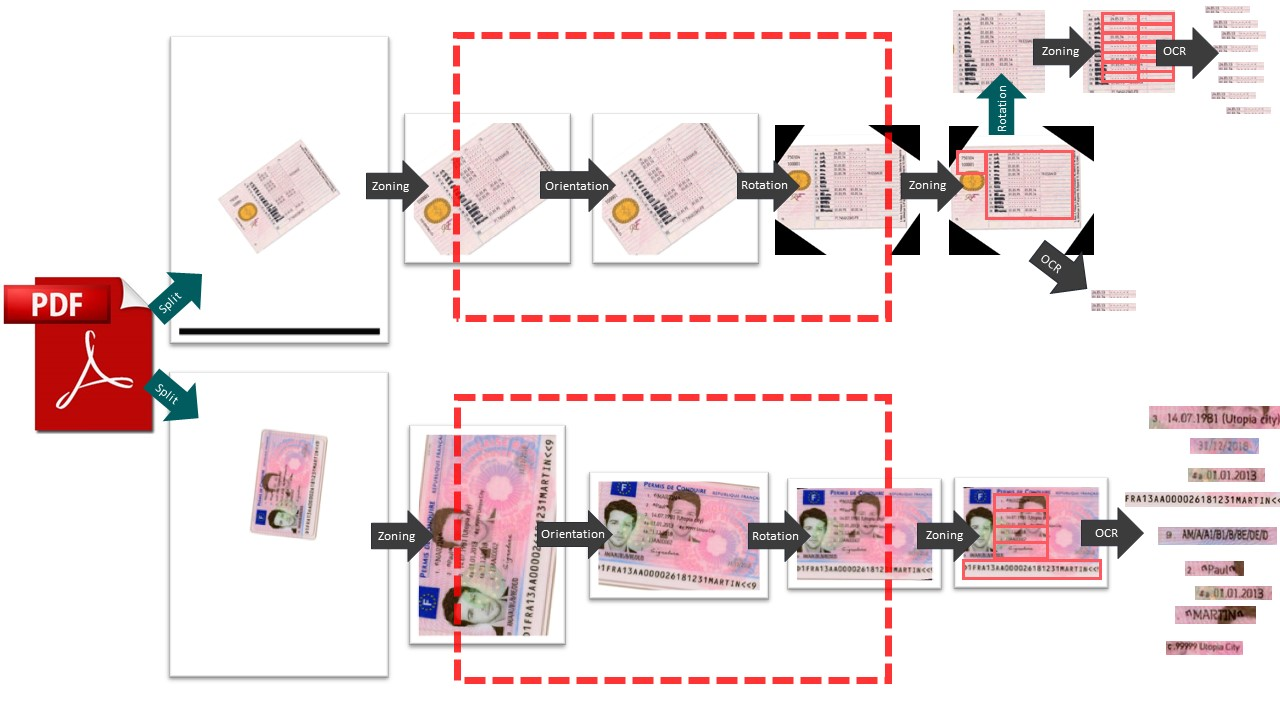
#> input picture 4-usecases/1-french-driver-license/1-new-license.JPG, 1280 x 720 px
$ python -i table.py   (imports and definitions only)   (older library calls are emulated)
#> lines starting #> are read from the running program, lines starting #| are printed output that depends on the picture; after the words box and inside, x2 and y2 are one past the last pixel; in counts of white or black regions, pixels touching at a corner belong together
#> further down, picture is the input picture: shape (720, 1280, 3); mean B, G, R 226.3, 225.4, 236.9
import math
import random

import cv2
import numpy as np


# [14 lines left out: functions pointInRect, random_color, not called in this run]

def find_contour(threshold, img2, destination_path="", min_area=5000, max_area=0.20):
    contours, _ = cv2.findContours(threshold, cv2.RETR_TREE,
                                   cv2.CHAIN_APPROX_SIMPLE)
    (h, w) = img2.shape[:2]
    x_middle = int(w /2)
    number_rect_left = 0
    number_rect_right = 0
    for cnt in contours:
        area = cv2.contourArea(cnt)
        if area > min_area:
            rect = cv2.minAreaRect(cnt)
            box = cv2.boxPoints(rect)
            box = np.int0(box)

            (p0, p1, p2, p3) = box
            line1 = math.sqrt(((p0[0] - p1[0]) ** 2) + ((p0[1] - p1[1]) ** 2))
            line2 = math.sqrt(((p1[0] - p2[0]) ** 2) + ((p1[1] - p2[1]) ** 2))

            if line1 > line2 and line1 / 30 > line2:
                continue
            elif line2 > line1 and line2 / 30 > line1:
                continue

            origin_area = h * w
            percentage_area_max = int(origin_area * max_area)
            area = line2 * line1
            if area > percentage_area_max:
                continue

            delta_x = p0[0] - p1[0]
            delta_y = p0[1] - p1[1]
            theta_radians = math.atan2(delta_y, delta_x) * 180 / math.pi
            reste = theta_radians % 90
            if (reste < 5) or (reste > 85):
                color = (random.randint(0, 255), random.randint(0, 255), random.randint(0, 255))
                cv2.drawContours(img2, [box], 0, color, 5)

                if p0[0] < x_middle or p1[0] < x_middle or p2[0] < x_middle or p3[0] < x_middle:
                    number_rect_right = number_rect_right + 1

                if p0[0] > x_middle or p1[0] > x_middle or p2[0] > x_middle or p3[0] > x_middle:
                    number_rect_left = number_rect_left + 1
    return img2, number_rect_right, number_rect_left

def sobel(img):
    scale = 1
    delta = 0
    ddepth = cv2.CV_16S
    grad_x = cv2.Sobel(img, ddepth, 1, 0, ksize=3, scale=scale, delta=delta, borderType=cv2.BORDER_DEFAULT)
    grad_y = cv2.Sobel(img, ddepth, 0, 1, ksize=3, scale=scale, delta=delta, borderType=cv2.BORDER_DEFAULT)
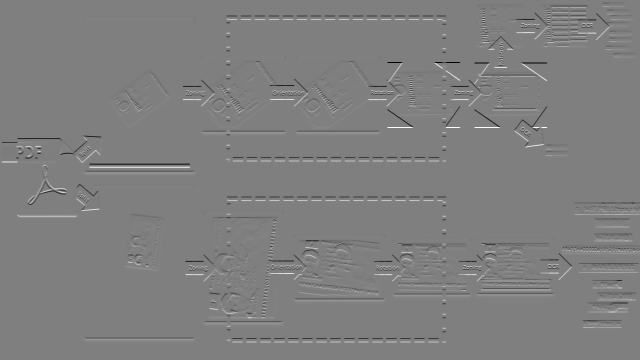
#> grad_y: shape (720, 1280) int16 (shown at 1/2 size); min -1020, max 1020, mean 0; drawn with min black and max white

    abs_grad_x = cv2.convertScaleAbs(grad_x)
    abs_grad_y = cv2.convertScaleAbs(grad_y)

    grad = cv2.addWeighted(abs_grad_x, 0.5, abs_grad_y, 0.5, 0)
    return grad

def extract_table(img, destination_path=""):
    img = img.copy()
    img = cv2.bilateralFilter(img, 9, 75, 75)
    if len(img.shape) != 2:
        gray = cv2.cvtColor(img, cv2.COLOR_BGR2GRAY)
    else:
        gray = img

    gray = sobel(gray)
    alpha = 3  # Contrast control (1.0-3.0)
    beta = 0  # Brightness control (0-100)
    gray = cv2.convertScaleAbs(gray, alpha=alpha, beta=beta)

    bw = cv2.adaptiveThreshold(gray, 255, cv2.ADAPTIVE_THRESH_MEAN_C,  cv2.THRESH_BINARY, 15, -2)
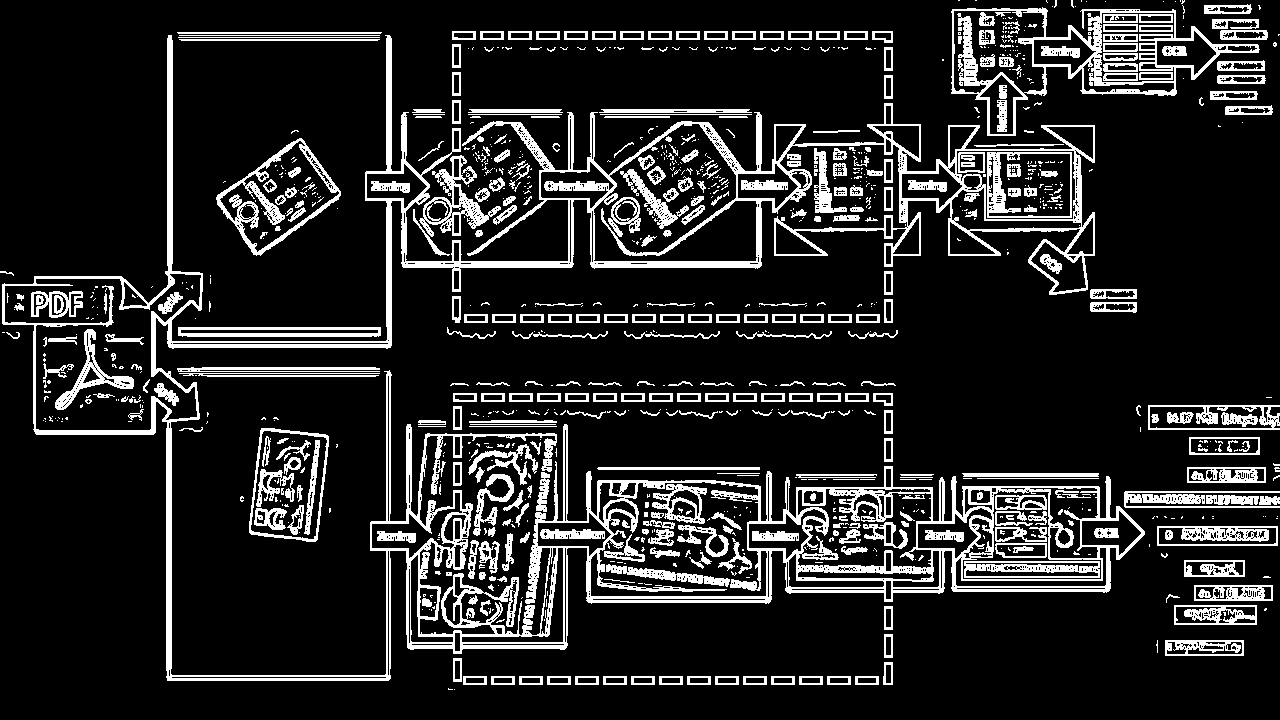
#> bw: shape (720, 1280); 14.4% white; 1034 white regions (646 under 20 px), largest, box (x1, y1, x2, y2) and area: (2, 35, 1145, 681) 54439, (951, 7, 1260, 136) 5765, (216, 138, 341, 256) 2457
    horizontal = np.copy(bw)
    vertical = np.copy(bw)
    # [horiz]
    # Specify size on horizontal axis
    cols = horizontal.shape[1]
    horizontal_size = cols // 28
    # Create structure element for extracting horizontal lines through morphology operations
    horizontalStructure = cv2.getStructuringElement(cv2.MORPH_RECT, (horizontal_size, 1))
    # Apply morphology operations
    horizontal = cv2.erode(horizontal, horizontalStructure)
#> horizontal: shape (720, 1280); 1.8% white; 127 white regions (36 under 20 px), largest, box (x1, y1, x2, y2) and area: (612, 261, 740, 268) 813, (423, 261, 552, 268) 751, (190, 344, 370, 348) 717
    horizontal = cv2.dilate(horizontal, horizontalStructure)
#> horizontal: shape (720, 1280); 3.1% white; 126 white regions, largest, box (x1, y1, x2, y2) and area: (590, 261, 762, 268) 1121, (401, 261, 574, 268) 1103, (168, 344, 392, 348) 893

    # [vert]
    # Specify size on vertical axis
    rows = vertical.shape[0]
    verticalsize = rows // 28
    # Create structure element for extracting vertical lines through morphology operations
    verticalStructure = cv2.getStructuringElement(cv2.MORPH_RECT, (1, verticalsize))
    # Apply morphology operations
    vertical = cv2.erode(vertical, verticalStructure)
#> vertical: shape (720, 1280); 1.2% white; 147 white regions (64 under 20 px), largest, box (x1, y1, x2, y2) and area: (166, 431, 172, 669) 1366, (167, 47, 173, 277) 1293, (386, 210, 392, 336) 703
    vertical = cv2.dilate(vertical, verticalStructure)
#> vertical: shape (720, 1280); 2.1% white; 143 white regions, largest, box (x1, y1, x2, y2) and area: (166, 419, 172, 681) 1510, (167, 35, 173, 289) 1437, (386, 198, 392, 348) 847

    vertical = cv2.bitwise_not(vertical)
    edges = cv2.adaptiveThreshold(vertical, 255, cv2.ADAPTIVE_THRESH_MEAN_C, cv2.THRESH_BINARY, 3, -2)
#> edges: shape (720, 1280); 1.7% white in thin lines or dots, all inside (x1, y1, x2, y2) = (1, 7, 1177, 682)
    kernel = np.ones((2, 2), np.uint8)
    edges = cv2.dilate(edges, kernel)
#> edges: shape (720, 1280); 3.3% white in thin lines or dots, all inside (x1, y1, x2, y2) = (1, 7, 1178, 683)
    smooth = np.copy(vertical)
    smooth = cv2.blur(smooth, (2, 2))
    (rows, cols) = np.where(edges != 0)
    vertical[rows, cols] = smooth[rows, cols]

    table_segment = cv2.addWeighted(cv2.bitwise_not(vertical), 0.5, horizontal, 0.5, 0.0)
    toto, thresh = cv2.threshold(table_segment, 0, 255, cv2.THRESH_BINARY)
#> thresh: shape (720, 1280); 6% white; 162 white regions, largest, box (x1, y1, x2, y2) and area: (460, 424, 773, 651) 4434, (166, 419, 392, 682) 3649, (401, 112, 590, 293) 2683
    kernel = np.ones((7, 7), np.uint8)
    thresh = cv2.dilate(thresh, kernel, 2)
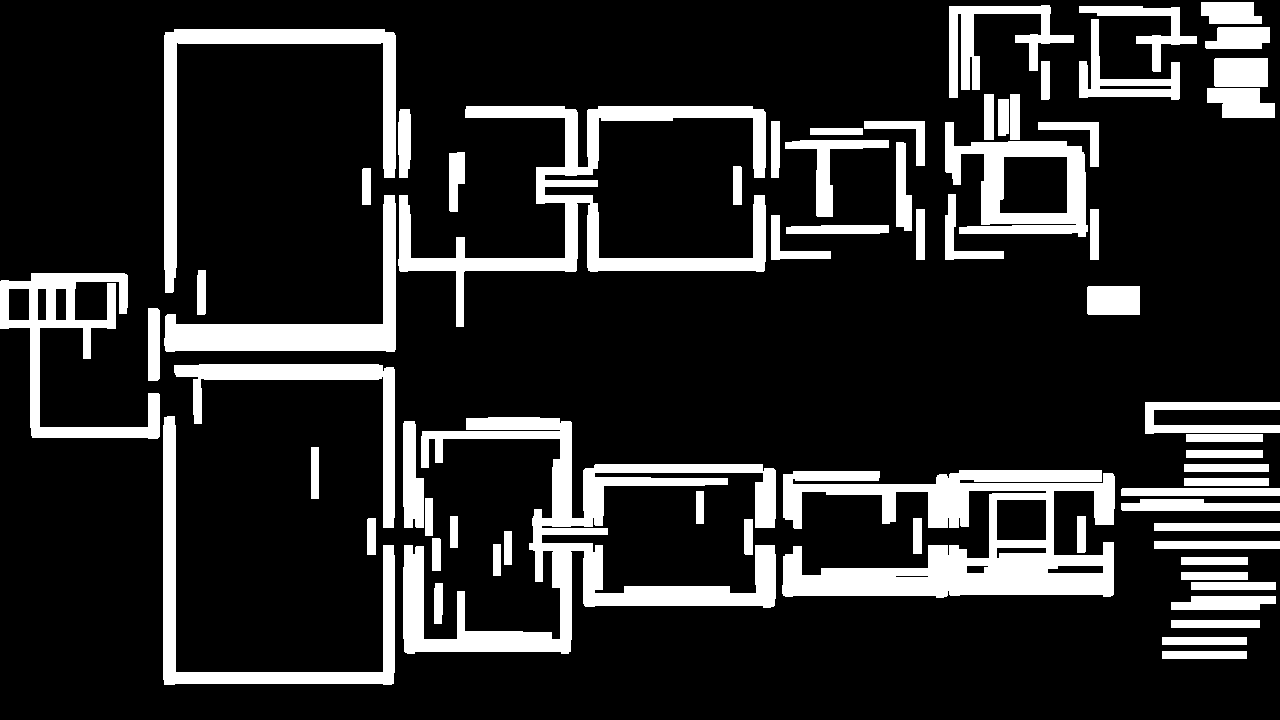
#> thresh: shape (720, 1280); 16.7% white; 67 white regions
    img_out, number_rect_right, number_rect_left = find_contour(thresh, img.copy(), destination_path=destination_path, min_area=3000, max_area=0.08)
#> in find_contour, `contours, _ = cv2.findContours(threshold, cv2.RETR_TREE, cv2.CHAIN_APP..`: contours = 77 contours; largest, box (x1, y1, x2, y2) and area: (782, 470, 1115, 598) 24018, (403, 417, 776, 654) 20866, (398, 106, 766, 327) 13926, (945, 122, 1088, 237) 10144, (0, 273, 160, 439) 7820
#> the loop in find_contour, `for cnt in contours:` made 77 passes
#> (rect, p0, p1, p2, p3, line1, line2) on passes 24, 36, 38, 41: (((948, 533.5), (127, 332), -90), [1114, 597], [782, 597], [782, 470], [1114, 470], 332, 127), (((278.5, 550), (268, 231), -90), [393, 684], [162, 684], [163, 416], [393, 416], 231, 268), (((284, 445.5), (163, 220), -90), [394, 527], [174, 527], [174, 364], [394, 364], 220, 163), (((79.5, 355.5), (165, 159), -90), [158, 437], [0, 437], [0, 272], [158, 272], 158, 165)
#> after the loop in find_contour, `for cnt in contours:`:
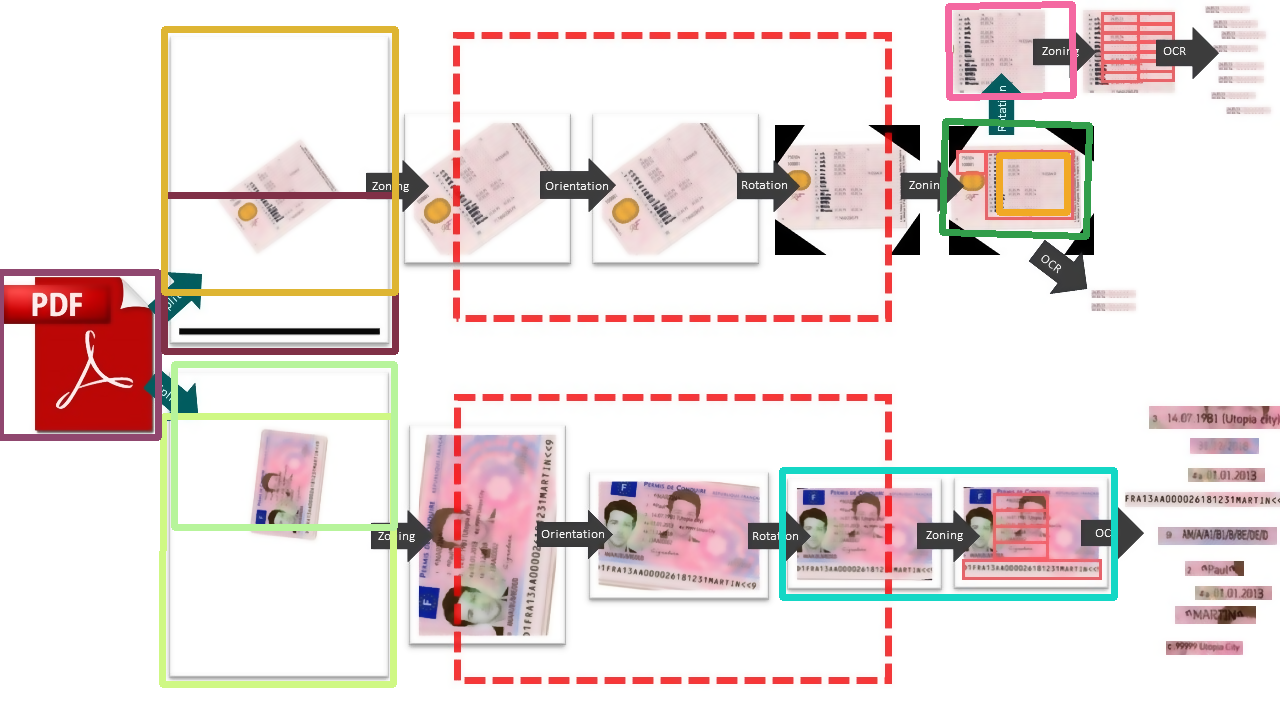
#> img2: shape (720, 1280, 3); mean of channels 0, 1, 2 221.4, 223, 233.8; drawn as B, G, R
#> after the loop in find_contour, `for cnt in contours:`: delta_x = 1; delta_y = 91; line1 = 91.01; line2 = 124; number_rect_left = 4; number_rect_right = 5; origin_area = 921600; percentage_area_max = 73728; reste = 89.37
#> number_rect_right = 5; number_rect_left = 4
    return thresh, img_out, number_rect_right, number_rect_left

>>> import cv2
>>> picture = cv2.imread('../1-new-license.JPG')
>>> result = extract_table(picture)

$ run again, on 4-usecases/1-french-driver-license/2-new-license.JPG
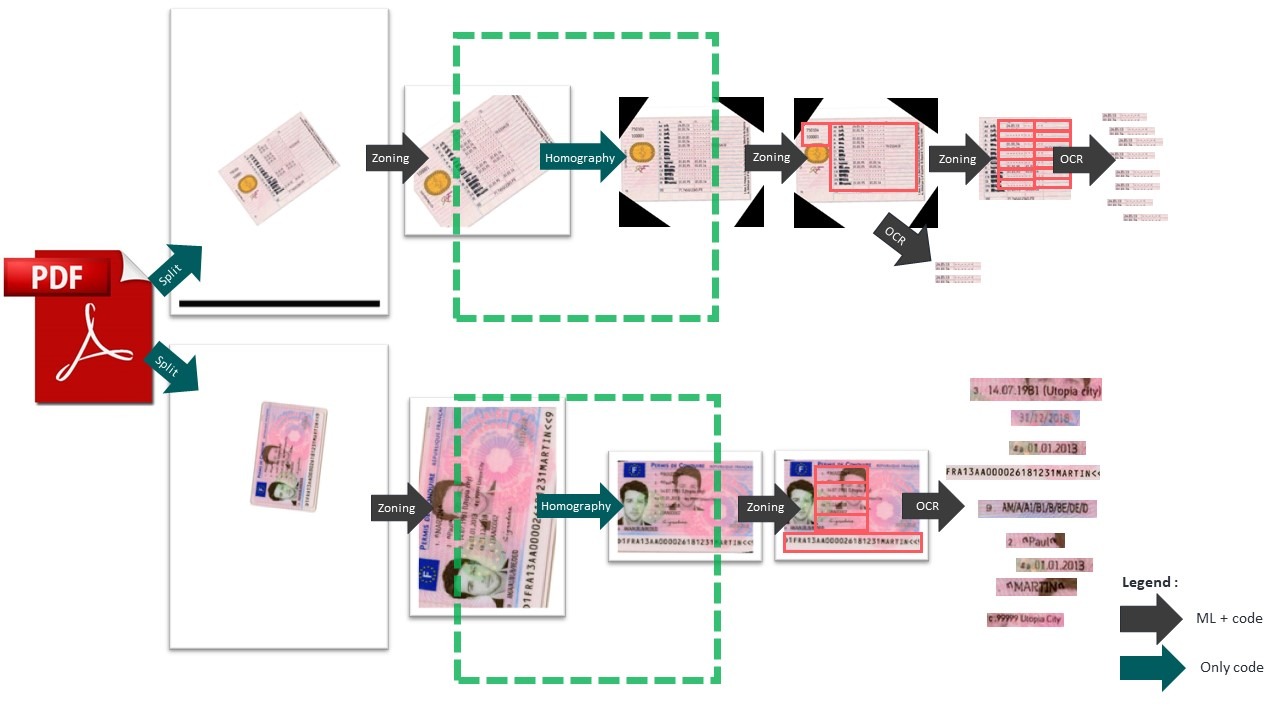
#> input picture 4-usecases/1-french-driver-license/2-new-license.JPG, 1280 x 720 px
#> picture is the input picture: shape (720, 1280, 3); mean B, G, R 230.9, 231.1, 236.3
#> in extract_table, `bw = cv2.adaptiveThreshold(gray, 255, cv2.ADAPTIVE_THRESH_MEAN_C,  cv2..`:
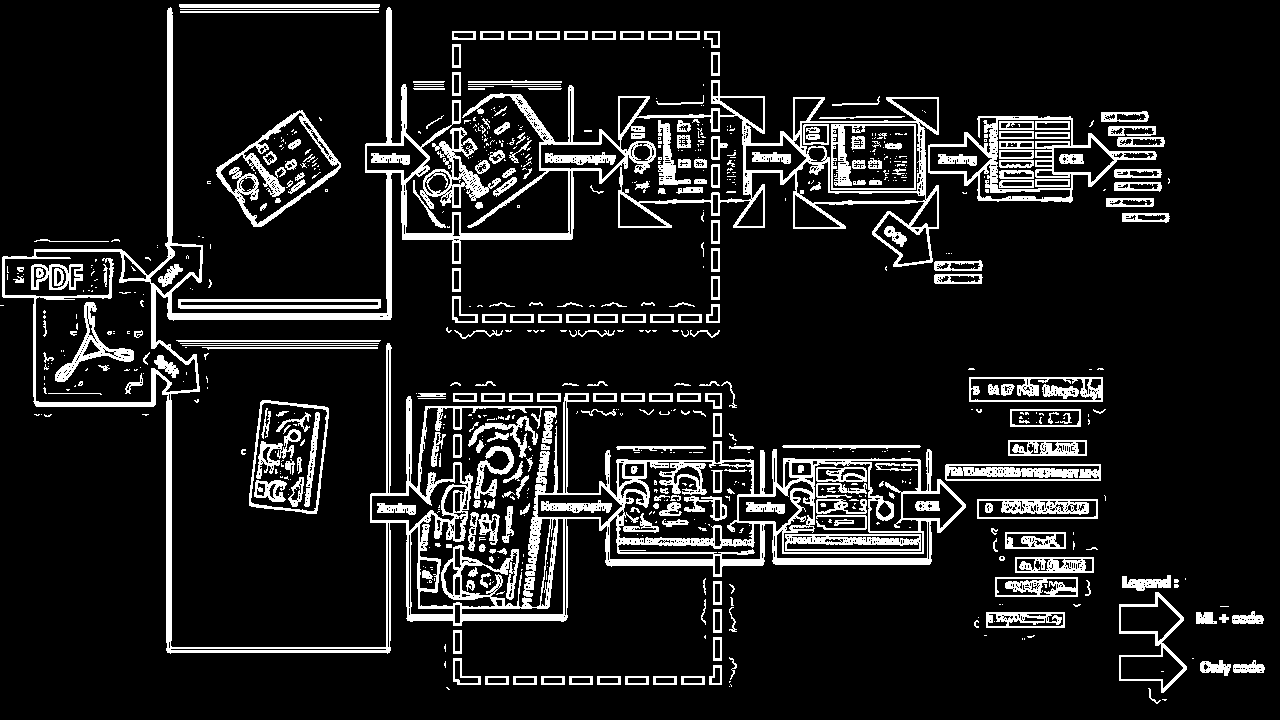
#> bw: shape (720, 1280); 11.9% white; 767 white regions (467 under 20 px), largest, box (x1, y1, x2, y2) and area: (2, 7, 966, 654) 46015, (928, 116, 1157, 203) 3510, (216, 110, 341, 227) 2532
#> contours = 74 contours, 1 with area under 20; largest, box (x1, y1, x2, y2) and area: (403, 390, 936, 626) 34096, (790, 94, 934, 207) 10264, (0, 246, 160, 411) 9072, (164, 1, 396, 265) 7637, (164, 167, 396, 324) 7636
#> the loop in find_contour, `for cnt in contours:` made 74 passes
#> (rect, p0, p1, p2, p3, line1, line2) on passes 33, 34, 36, 39: (((278.5, 522.5), (269, 231), -90), [394, 657], [163, 657], [163, 388], [394, 388], 231, 269), (((1036, 389.5), (31, 140), -90), [1106, 405], [966, 405], [966, 374], [1106, 374], 140, 31), (((283.5, 418), (162, 221), -90), [394, 499], [173, 499], [173, 337], [394, 337], 221, 162), (((79.5, 328), (164, 159), -90), [159, 410], [0, 410], [0, 246], [159, 246], 159, 164)
#> after the loop in find_contour, `for cnt in contours:`:
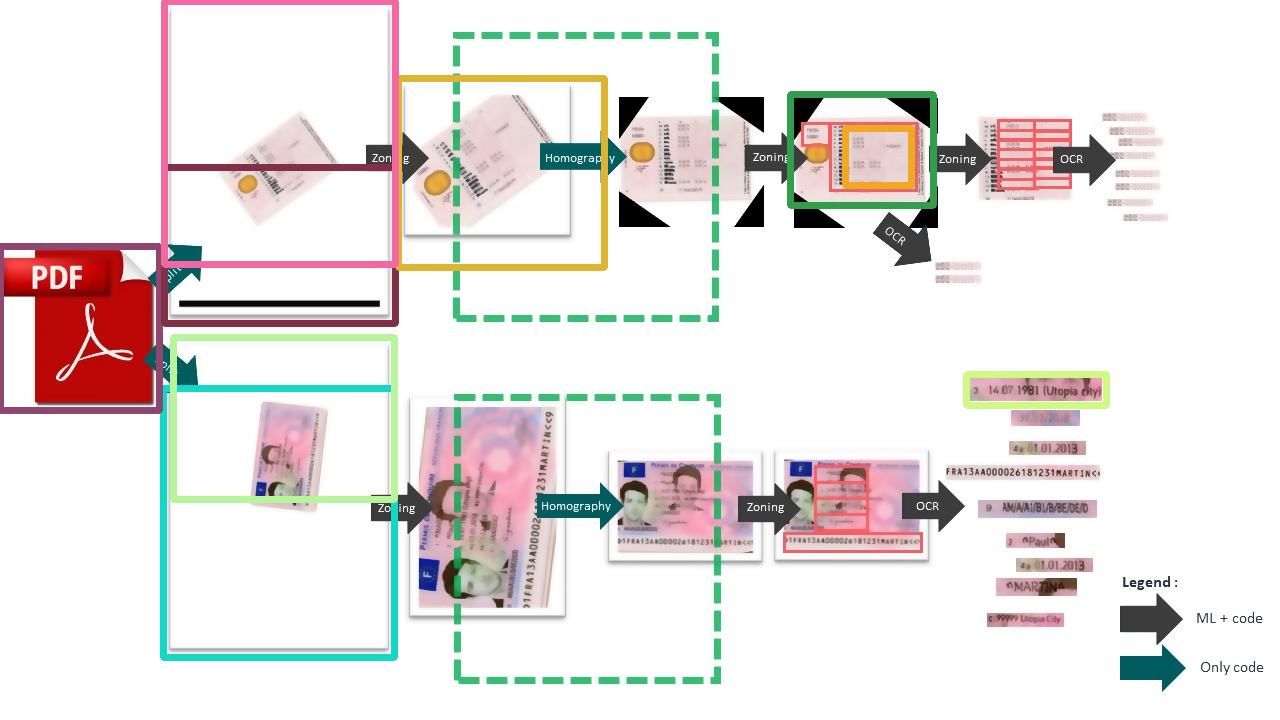
#> img2: shape (720, 1280, 3); mean of channels 0, 1, 2 226.5, 228.2, 233.3; drawn as B, G, R
#> after the loop in find_contour, `for cnt in contours:`: delta_x = 231; delta_y = 0; line1 = 231; line2 = 263; number_rect_left = 3; number_rect_right = 6; origin_area = 921600; percentage_area_max = 73728; reste = 0
#> in extract_table, `img_out, number_rect_right, number_rect_left = find_contour(thresh, im..`: number_rect_right = 6; number_rect_left = 3
